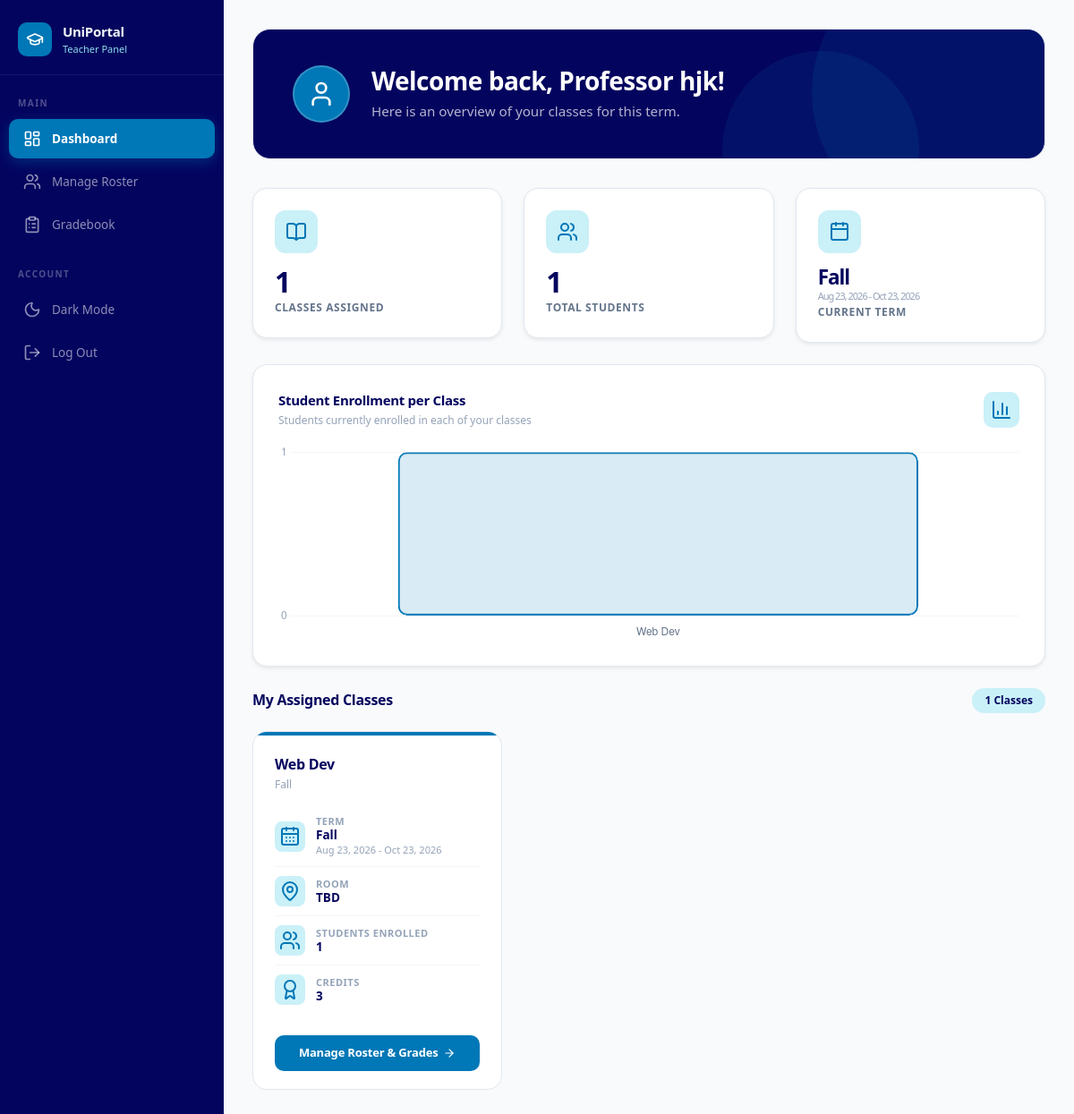
The page /teacher/dashboard/ (signed in) on the database as committed earlier.
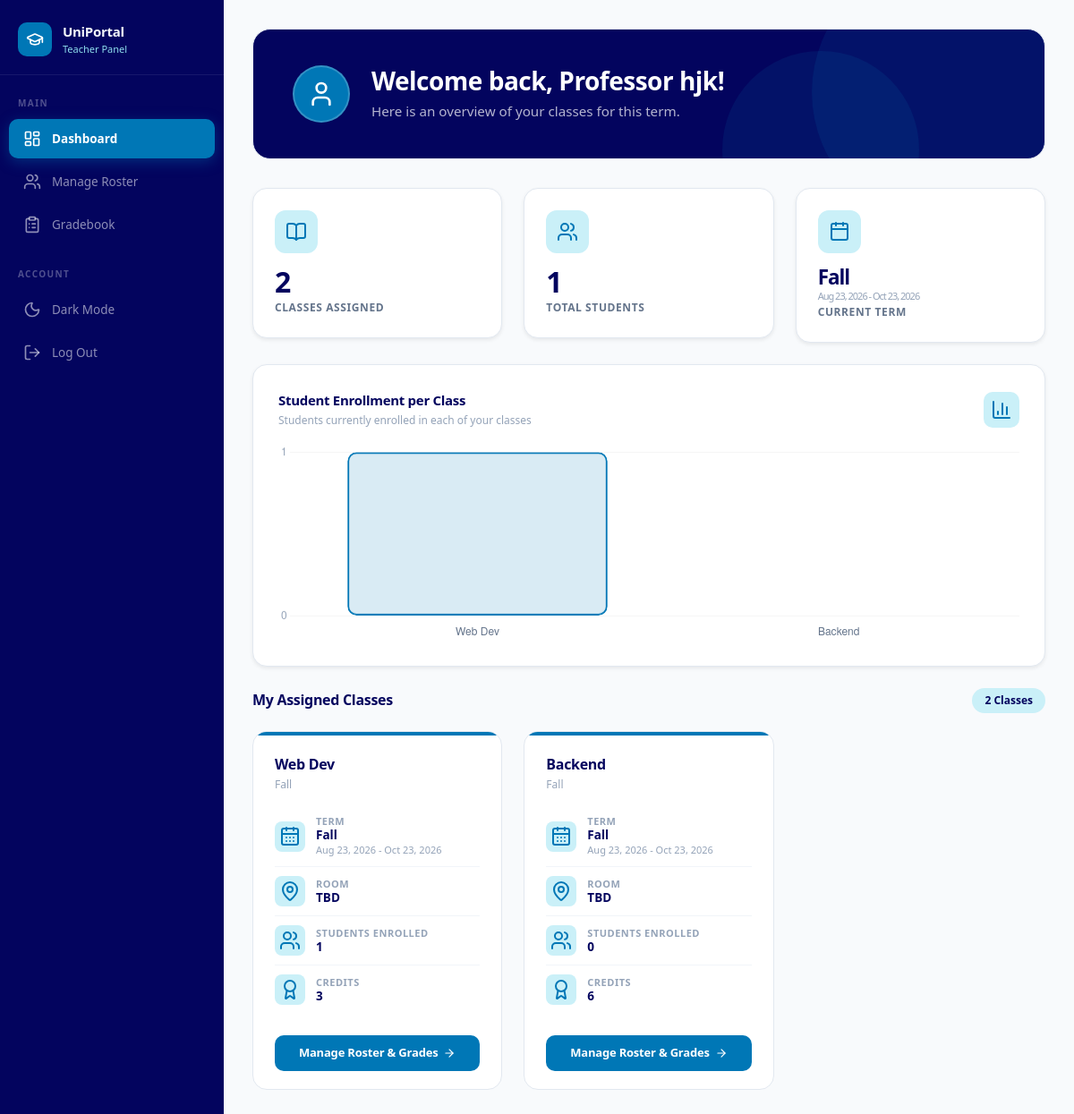
The same page on the database as committed later.
### myapp/models.py (models this page shows, shortened)
class Class(models.Model):
    class_id = models.TextField()
    subject = models.ForeignKey(Subject, on_delete=models.CASCADE)
    teacher = models.ForeignKey(Teacher, on_delete=models.SET_NULL, null=True)
    term = models.ForeignKey(Term, on_delete=models.CASCADE)
    room = models.ForeignKey(Room, on_delete=models.SET_NULL, null=True, blank=True)

class Subject(models.Model):
    department = models.ForeignKey(Department, on_delete=models.CASCADE)
    name = models.CharField(max_length=255)
    credits = models.IntegerField(default=3)

class Term(models.Model):
    name = models.CharField(max_length=255)
    start_date = models.DateField(null=True, blank=True)
    end_date = models.DateField(null=True, blank=True)

### myapp/views.py (the view)
# urls.py: path('teacher/dashboard/', views.teacher_dashboard, name='teacher_dashboard'),
@login_required(login_url='/login')
def teacher_dashboard(request):
    try:
        classes = request.user.teacher.class_set.select_related('subject', 'term', 'room').annotate(
            student_count=Count('enrollment')
        ).all()
    except AttributeError:
        classes = []
    context = {
        'classes': classes,
    }
    return render(request, 'myapp/teacher_dashboard.html', context)

### myapp/templatetags/custom_tags.py (called while the page is built)
@register.filter
def sum_attr(items, attr_name):
    total = 0
    for item in items:
        value = getattr(item, attr_name, 0)
        try:
            total += float(value)
        except (TypeError, ValueError):
            continue
    if total.is_integer():
        return int(total)
    return total

### myapp/templates/myapp/teacher_dashboard.html (shortened to what the changed rows need)
{% extends 'myapp/base.html' %}
{% load static custom_tags %}
{% block content %}
<div class="hero-banner">
  <div class="d-flex align-items-center gap-4">
    <div style="z-index:1">
      <h2>Welcome back, Professor {{ user.last_name|default:user.username }}!</h2>
    </div>
  </div>
</div>
<div class="row g-4 mb-4">
  <div class="col-sm-6 col-lg-4">
    <div class="stat-card stat-purple shadow-sm">
      <div class="stat-icon">
        <i data-lucide="book-open"></i>
      </div>
      <div class="stat-value">{{ classes|length }}</div>
      <div class="stat-label">Classes Assigned</div>
    </div>
  </div>
  <div class="col-sm-6 col-lg-4">
    <div class="stat-card stat-blue shadow-sm">
      <div class="stat-icon">
        <i data-lucide="users"></i>
      </div>
      <div class="stat-value">{{ classes|sum_attr:"student_count" }}</div>
      <div class="stat-label">Total Students</div>
    </div>
  </div>
  <div class="col-sm-6 col-lg-4">
    <div class="stat-card stat-green shadow-sm">
      <div class="stat-icon">
        <i data-lucide="calendar"></i>
      </div>
      <div class="stat-value" style="font-size:1.4rem">
        {% with first_class=classes|first %}
          {{ first_class.term.name|default:"N/A" }}
          {% if first_class.term.start_date and first_class.term.end_date %}
            <span class="d-block" style="font-size: 11px; font-weight: 500; margin-top: 4px; color: var(--text-muted);">
              {{ first_class.term.start_date|date:"M d, Y" }} - {{ first_class.term.end_date|date:"M d, Y" }}
            </span>
          {% endif %}
        {% endwith %}
      </div>
      <div class="stat-label">Current Term</div>
    </div>
  </div>
</div>
<div class="chart-card shadow-sm mb-4">
  <div class="d-flex align-items-center justify-content-between mb-3">
    <div>
    </div>
    <div class="chart-icon-wrap">
    </div>
  </div>
  <canvas id="enrollmentChart" height="80"></canvas>
</div>
<div class="section-header">
  <h5>My Assigned Classes</h5>
  <span class="section-badge">{{ classes|length }} Classes</span>
</div>
<div class="row row-cols-1 row-cols-md-2 row-cols-xl-3 g-4 mb-5">
  {% for class in classes %}
  <div class="col">
    <div class="class-card h-100">
      <div class="card-accent"></div>
      <div class="card-header-custom">
        <div class="subject-name">{{ class.subject.name }}</div>
        <div class="subject-code">{{ class.term.name }}</div>
      </div>
      <div class="card-body">
        <div class="info-row">
          <div class="info-icon">
            <i data-lucide="calendar-days"></i>
          </div>
          <div>
            <div class="info-label">Term</div>
            <div class="info-value">{{ class.term.name }}</div>
            {% if class.term.start_date and class.term.end_date %}
              <div style="font-size: 11px; margin-top: 1px; color: var(--text-muted);">
                {{ class.term.start_date|date:"M d, Y" }} - {{ class.term.end_date|date:"M d, Y" }}
              </div>
            {% endif %}
          </div>
        </div>
        <div class="info-row">
          <div class="info-icon">
            <i data-lucide="map-pin"></i>
          </div>
          <div>
            <div class="info-label">Room</div>
            <div class="info-value">
              {% if class.room %}
                {{ class.room.name }} <span style="font-size: 11px; color: var(--text-muted);">({{ class.room.building }}, {{ class.room.campus }})</span>
              {% else %}
                TBD
              {% endif %}
            </div>
          </div>
        </div>
        <div class="info-row">
          <div class="info-icon">
            <i data-lucide="users"></i>
          </div>
          <div>
            <div class="info-label">Students Enrolled</div>
            <div class="info-value">{{ class.student_count }}</div>
          </div>
        </div>
        <div class="info-row">
          <div class="info-icon">
            <i data-lucide="award"></i>
          </div>
          <div>
            <div class="info-label">Credits</div>
            <div class="info-value">{{ class.subject.credits }}</div>
          </div>
        </div>
      </div>
      <div class="card-footer-custom">
        <a href="#" class="btn btn-manage">
          Manage Roster &amp; Grades
          <i data-lucide="arrow-right" style="width:14px;height:14px;margin-left:6px"></i>
        </a>
      </div>
    </div>
  </div>
  {% endfor %}
</div>
<script>
(function() {
  const labels = [{% for c in classes %}"{{ c.subject.name }}"{% if not forloop.last %},{% endif %}{% endfor %}];
  const data   = [{% for c in classes %}{{ c.student_count }}{% if not forloop.last %},{% endif %}{% endfor %}];
  if (labels.length === 0) return;
  const ctx = document.getElementById('enrollmentChart');
  new Chart(ctx, {
    type: 'bar',
    data: {
      labels: labels,
      datasets: [{
        label: 'Students Enrolled',
        data: data,
        backgroundColor: 'rgba(0, 119, 182, 0.15)',
        borderColor: '#0077b6',
        borderWidth: 2,
        borderRadius: 10,
        borderSkipped: false,
        hoverBackgroundColor: 'rgba(0, 119, 182, 0.3)',
      }]
    },
    options: {
      responsive: true,
      animation: { duration: 800, easing: 'easeOutQuart' },
      plugins: {
        legend: { display: false },
        tooltip: {
          backgroundColor: '#03045e',
          titleFont: { weight: '600' },
          cornerRadius: 8,
          padding: 10,
          callbacks: {
            label: ctx => ` ${ctx.parsed.y} students`
          }
        }
      },
      scales: {
        y: {
          beginAtZero: true,
          grid: { color: 'rgba(0,0,0,0.04)', drawBorder: false },
          ticks: { precision: 0, color: '#94a3b8', font: { size: 12 } },
          border: { display: false }
        },
        x: {
          grid: { display: false },
          ticks: { color: '#64748b', font: { size: 12 } },
          border: { display: false }
        }
      }
    }
  });
})();
</script>
{% endblock %}

Rows that differ between the two databases and show on the page:
added Class: subject.name "Backend", term.name "Fall", term.start_date "Aug 23, 2026", term.end_date "Oct 23, 2026", shows "TBD", student_count "0", subject.credits "6"
Other text that changed with them:
{{ classes|length }}: "1" → "2"
chart data {{ c.subject.name }}: Web Dev → Web Dev, Backend
chart data {{ c.student_count }}: 1 → 1, 0
